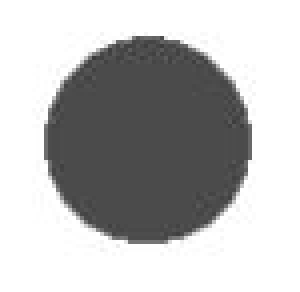
%> input picture Faculdade/PG/AULA13/Aprox_Poligonal/Aprox_Poligonal/img1.JPG, 75 x 73 px (shown 4 times larger)
$ octave aprox_poligonal_octave.m   (GNU Octave 9; MATLAB toolbox functions it lacks are replaced by stand-ins)
%> lines starting %> are read from the running program, lines starting %| are printed output that depends on the picture; in (x1, y1, x2, y2) boxes, pixels count from 0 and x2, y2 are one past the last pixel; in counts of white or black regions, pixels touching at a corner belong together; the program's own positions count from 1
clear all
close all
clc

pkg load image

img1 = imread('img1.jpg');
%> img1 is the input picture: size 73x75x3 uint8; min 57, max 255, mean 186.2
img2 = imread('img2.jpg');
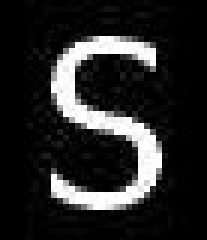
%> input picture Faculdade/PG/AULA13/Aprox_Poligonal/Aprox_Poligonal/img2.JPG, 69 x 80 px (shown 3 times larger)
%> img2 is the input picture: size 80x69x3 uint8; min 0, max 255, mean 38.9
img3 = imread('img3.jpg');
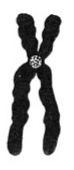
%> input picture Faculdade/PG/AULA13/Aprox_Poligonal/Aprox_Poligonal/img3.JPG, 74 x 170 px
%> img3 is the input picture: size 170x74x3 uint8; min 0, max 255, mean 180.5


BW1 = im2bw(img1);
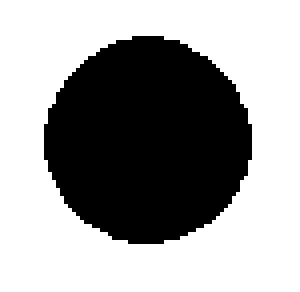
%> BW1: size 73x75 logical (shown 4 times larger); 62.1% white; 1 black region, box (x1, y1, x2, y2) and area: (11, 9, 63, 61) 2076
BW2 = im2bw(img2);
%> BW2: size 80x69 logical; 14% white; 3 white regions (2 under 20 px), largest, box (x1, y1, x2, y2) and area: (17, 12, 54, 70) 772
BW3 = im2bw(img3);
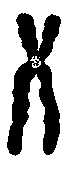
%> BW3: size 170x74 logical; 68.3% white; 1 black region, box (x1, y1, x2, y2) and area: (7, 13, 61, 156) 3994

g1 = ones(size(BW1));
g2 = ones(size(BW2));
g3 = ones(size(BW3));

g1(2:2:end,:,:) = 0;
%> g1: size 73x75 double; values 0 (black) and 1 (white), 50.7% white; black in thin lines or dots
g1(:,2:2:end,:) = 0;
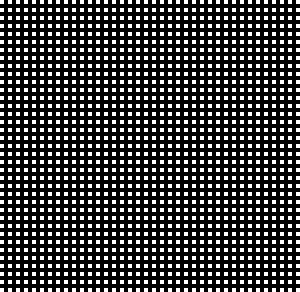
%> g1: size 73x75 double (shown 4 times larger); values 0 (black) and 1 (white), 25.7% white in thin lines or dots

g2(2:2:end,:,:) = 0;
%> g2: size 80x69 double; values 0 (black) and 1 (white), 50% white in thin lines or dots
g2(:,2:2:end,:) = 0;
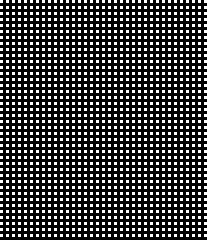
%> g2: size 80x69 double (shown 3 times larger); values 0 (black) and 1 (white), 25.4% white in thin lines or dots

g3(2:2:end,:,:) = 0;
g3(:,2:2:end,:) = 0;
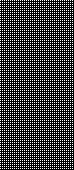
%> g3: size 170x74 double; values 0 (black) and 1 (white), 25% white in thin lines or dots

figure,subplot(1,3,1),imshow(BW1),title('Imagem BW 1');
subplot(1,3,2), imshow(BW2),title('Imagem BW 2');
subplot(1,3,3), imshow(BW3),title('Imagem BW 3');

figure, imshow(BW1), title('Imagem 1 com 4-conectados'); hold on;
gimage = imshow(g1);
set(gimage,'AlphaData', 0.8);
%> figure, not shown here; shown 4 times larger; its title reads 'Imagem 1 com 4-conectados'
Aprox_poligonal4(BW1);
%> (this line was passed over: Aprox_poligonal4 is not available in this run)
figure, imshow(BW1), title('Imagem 1 com 8-conectados'); hold on;
gimage = imshow(g1);
set(gimage,'AlphaData', 0.8);
Aprox_poligonal8(BW1);
%> (this line was passed over: Aprox_poligonal8 is not available in this run)


figure, imshow(BW2), title('Imagem 2 com 4-conectados'); hold on;
gimage = imshow(g2);
set(gimage,'AlphaData', 0.8);
%> figure, not shown here; shown 4 times larger; its title reads 'Imagem 2 com 4-conectados'
Aprox_poligonal4(BW2);
%> (this line was passed over: Aprox_poligonal4 is not available in this run)
figure, imshow(BW2), title('Imagem 2 com 8-conectados'); hold on;
gimage = imshow(g2);
set(gimage,'AlphaData', 0.8);
Aprox_poligonal8(BW2);
%> (this line was passed over: Aprox_poligonal8 is not available in this run)

figure, imshow(BW3), title('Imagem 3 com 4-conectados'); hold on;
gimage = imshow(g3);
set(gimage,'AlphaData', 0.8);
%> figure, not shown here; shown 2 times larger; its title reads 'Imagem 3 com 4-conectados'
Aprox_poligonal4(BW3);
%> (this line was passed over: Aprox_poligonal4 is not available in this run)
figure, imshow(BW3), title('Imagem 3 com 8-conectados'); hold on;
gimage = imshow(g3);
set(gimage,'AlphaData', 0.8);
Aprox_poligonal8(BW3);
%> (this line was passed over: Aprox_poligonal8 is not available in this run)
